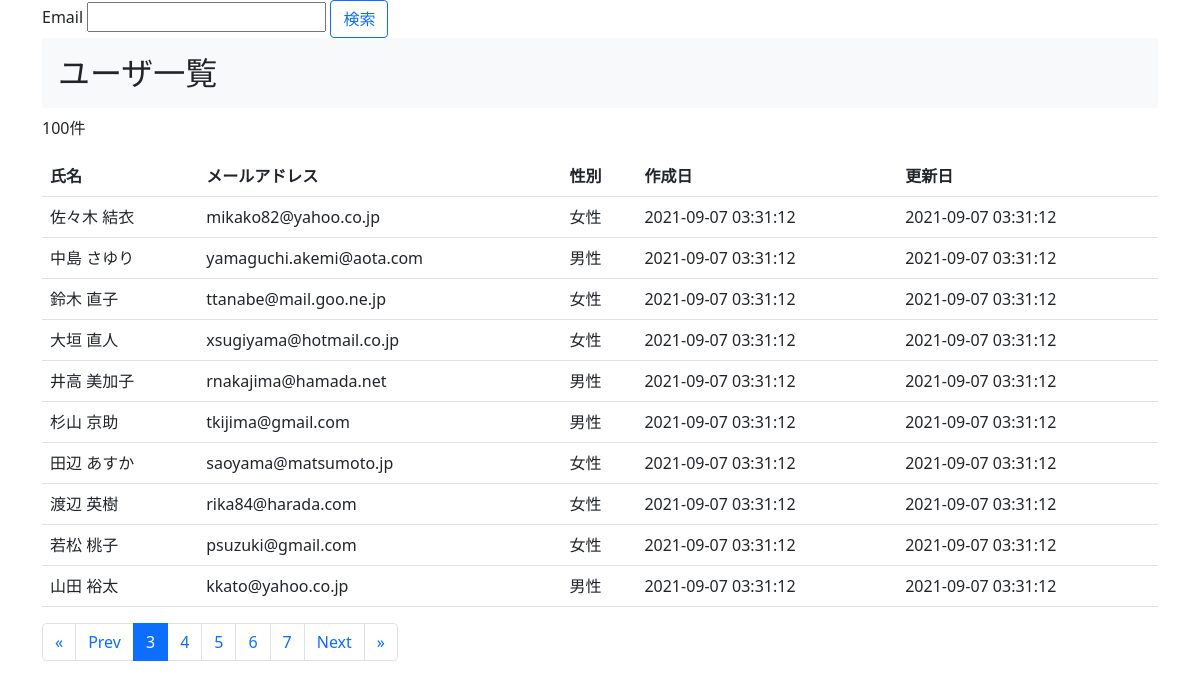
The page /lesson08/user_list.php?page=3 on the database its author committed.
### tables this page shows
CREATE TABLE users (
    id bigint UNSIGNED AUTO_INCREMENT PRIMARY KEY,
    name varchar(255) NOT NULL,
    email varchar(255) UNIQUE NOT NULL,
    password varchar(255) NOT NULL,
    gender varchar(16) DEFAULT NULL,
    created_at datetime NOT NULL DEFAULT CURRENT_TIMESTAMP,
    updated_at datetime NOT NULL DEFAULT CURRENT_TIMESTAMP
);

### lesson08/user_list.php (the view, shortened to what this page needs)
<?php
require_once 'connect.php';
function all($pdo, $limit = 10, $offset = 0) {
    $sql = "SELECT * FROM users LIMIT {$limit} OFFSET {$offset}";
    $rows = [];
    $stmt = $pdo->query($sql);
    while ($row = $stmt->fetch(PDO::FETCH_ASSOC)) {
        $rows[] = $row;
    }
    return $rows;
}
function userCount($pdo) {
    $sql = "SELECT count(id) AS count FROM users;";
    $row = $pdo->query($sql)->fetch(PDO::FETCH_ASSOC);
    return $row['count'];
}
function labelGender($value)
{
    $genders = ['male' => '男性', 'female' => '女性'];
    return ($value) ? $genders[$value] : '';
}
function paginate($count, $current_page, $limit = 10, $per_count = 10)
{
    $paginate = compact(
        'page_count',
        'page_start',
        'page_end',
        'page_prev',
        'page_next',
        'pages',
    );
    return $paginate;
}
$current_page = (isset($_GET['page'])) ? $_GET['page'] : 1;
$count = userCount($pdo);
$limit = 10;
$offset = ($current_page - 1) * $limit;
if (isset($_GET['email'])) {
    $users = search($pdo, $_GET['email'], $limit, $offset);
} else {
    $users = all($pdo, $limit, $offset);
}
$paginate = paginate($count, $current_page, $limit, 5);
extract($paginate);
?>
<!DOCTYPE html>
<html lang="ja">
<head>
    <link href="https://cdn.jsdelivr.net/npm/bootstrap@5.0.0-beta1/dist/css/bootstrap.min.css" rel="stylesheet">
</head>
<body>
    <div class="container">
        <div>
            <form action="" method="get">
                <label for="">Email</label>
                <input type="text" name="email">
                <button class="btn btn-outline-primary">検索</button>
            </form>
        </div>
        <h2 class="h2 p-3 bg-light">ユーザ一覧</h2>
        <p><?= $count ?>件</p>
        <table class="table">
            <tr>
                <th>氏名</th>
                <th>メールアドレス</th>
                <th>性別</th>
                <th>作成日</th>
                <th>更新日</th>
            </tr>
            <?php if ($users) : ?>
                <?php foreach ($users as $user) : ?>
                    <tr>
                        <td><?= $user['name'] ?></td>
                        <td><?= $user['email'] ?></td>
                        <td><?= labelGender($user['gender']) ?></td>
                        <td><?= $user['created_at'] ?></td>
                        <td><?= $user['updated_at'] ?></td>
                    </tr>
                <?php endforeach ?>
            <?php endif ?>
        </table>
        <?php include('components/paginate.php') ?>
    </div>
</body>
</html>

### rows shown on the page
users: name "佐々木 結衣", email "mikako82@yahoo.co.jp", gender "女性", created_at "2021-09-07 03:31:12", updated_at "2021-09-07 03:31:12"
users: name "中島 さゆり", email "yamaguchi.akemi@aota.com", gender "男性", created_at "2021-09-07 03:31:12", updated_at "2021-09-07 03:31:12"
users: name "鈴木 直子", email "ttanabe@mail.goo.ne.jp", gender "女性", created_at "2021-09-07 03:31:12", updated_at "2021-09-07 03:31:12"
users: name "大垣 直人", email "xsugiyama@hotmail.co.jp", gender "女性", created_at "2021-09-07 03:31:12", updated_at "2021-09-07 03:31:12"
users: name "井高 美加子", email "rnakajima@hamada.net", gender "男性", created_at "2021-09-07 03:31:12", updated_at "2021-09-07 03:31:12"
users: name "杉山 京助", email "tkijima@gmail.com", gender "男性", created_at "2021-09-07 03:31:12", updated_at "2021-09-07 03:31:12"
users: name "田辺 あすか", email "saoyama@matsumoto.jp", gender "女性", created_at "2021-09-07 03:31:12", updated_at "2021-09-07 03:31:12"
users: name "渡辺 英樹", email "rika84@harada.com", gender "女性", created_at "2021-09-07 03:31:12", updated_at "2021-09-07 03:31:12"
users: name "若松 桃子", email "psuzuki@gmail.com", gender "女性", created_at "2021-09-07 03:31:12", updated_at "2021-09-07 03:31:12"
users: name "山田 裕太", email "kkato@yahoo.co.jp", gender "男性", created_at "2021-09-07 03:31:12", updated_at "2021-09-07 03:31:12"

### other values the page prints
$count "100"
$page "3"
$page "4"
$page "5"
$page "6"
$page "7"
